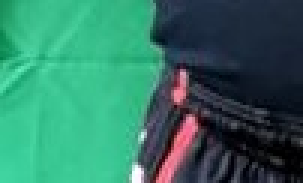
#> input picture ui/f_yao_L.jpg, 101 x 61 px (shown 3 times larger)
$ python Canny.py
#> lines starting #> are read from the running program, lines starting #| are printed output that depends on the picture
import cv2
import numpy as np

img = cv2.imread("f_yao_L.jpg",0)
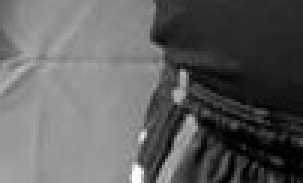
#> img: shape (61, 101) (shown 3 times larger); min 0, max 255, mean 95.2

img = cv2.GaussianBlur(img,(3,3),0)
canny = cv2.Canny(img, 30, 200)
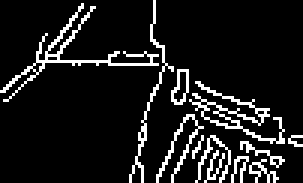
#> canny: shape (61, 101) (shown 3 times larger); 10.5% white in thin lines or dots
print(canny.shape,canny)
#> (printed output is left out)

# cv2.imshow('Canny',canny)
# cv2.waitKey(0)
# cv2.destroyAllWindows()
import matplotlib.pyplot as plt
plt.imshow(canny,cmap='gray')
plt.show()
